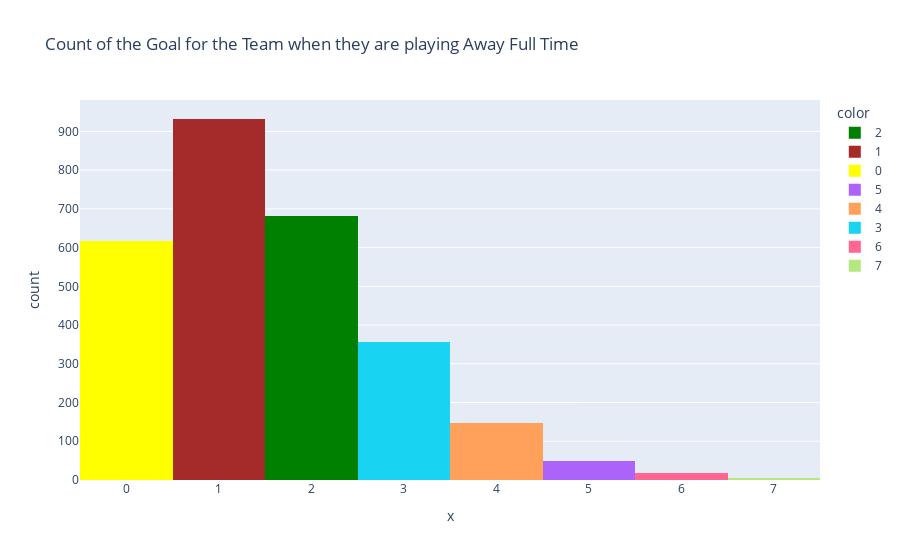
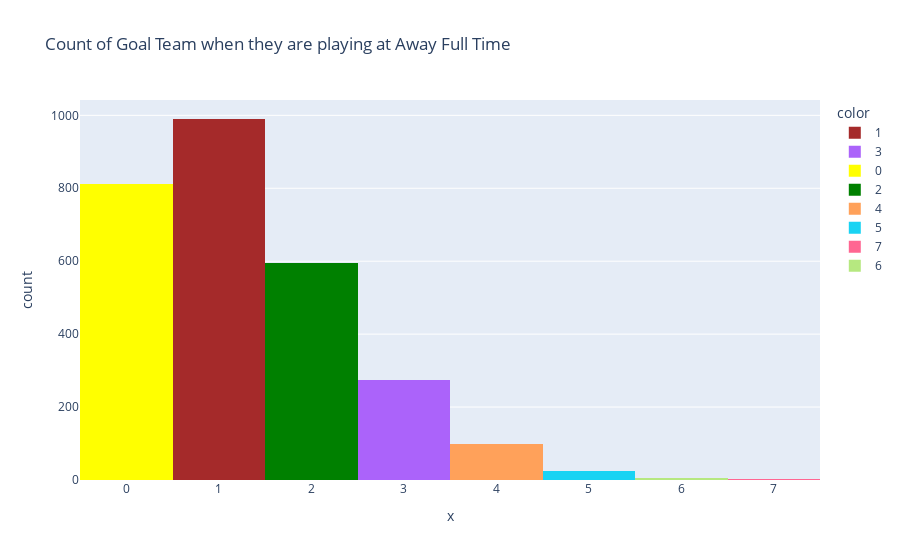

Here is the notebook cell these charts were saved with, in order:
### Code cell
#Checking the distribution of goal for the team when they play Away Full Time

fig = px.histogram(df1,
                   x= df1.loc[df["Venue"] == "Home"]["FTTG"], 
                   title='Count of the Goal for the Team when they are playing Away Full Time',
                   color = df1.loc[df["Venue"] == "Home"]["FTTG"],
                   color_discrete_map = {0:'yellow',1:'brown',2:'green'})
fig.show()


#Checking the distribution of goal for the team when they play Away Half Time
fig = px.histogram(df1,
                   x= df1.loc[df["Venue"] == "Away"]["FTTG"], 
                   title='Count of Goal Team when they are playing at Away Full Time',
                   color = df1.loc[df["Venue"] == "Away"]["FTTG"],
                   color_discrete_map = {0:'yellow',1:'brown',2:'green'})
fig.show()

### Figure 1 — Plotly figure (JSON) as saved in the notebook; plotly's stock layout.template omitted (floating-point values rounded to 4 significant figures; data arrays with more than 128 entries replaced by an {"elided": "..."} marker saying what was removed)
{"data": [{"alignmentgroup": "True", "bingroup": "x", "hovertemplate": "color=2<br>x=%{x}<br>count=%{y}<extra></extra>", "legendgroup": "2", "marker": {"color": "green", "pattern": {"shape": ""}}, "name": "2", "offsetgroup": "2", "orientation": "v", "showlegend": true, "type": "histogram", "x": {"elided": "682 int values"}, "xaxis": "x", "yaxis": "y"}, {"alignmentgroup": "True", "bingroup": "x", "hovertemplate": "color=1<br>x=%{x}<br>count=%{y}<extra></extra>", "legendgroup": "1", "marker": {"color": "brown", "pattern": {"shape": ""}}, "name": "1", "offsetgroup": "1", "orientation": "v", "showlegend": true, "type": "histogram", "x": {"elided": "932 int values"}, "xaxis": "x", "yaxis": "y"}, {"alignmentgroup": "True", "bingroup": "x", "hovertemplate": "color=0<br>x=%{x}<br>count=%{y}<extra></extra>", "legendgroup": "0", "marker": {"color": "yellow", "pattern": {"shape": ""}}, "name": "0", "offsetgroup": "0", "orientation": "v", "showlegend": true, "type": "histogram", "x": {"elided": "616 int values"}, "xaxis": "x", "yaxis": "y"}, {"alignmentgroup": "True", "bingroup": "x", "hovertemplate": "color=5<br>x=%{x}<br>count=%{y}<extra></extra>", "legendgroup": "5", "marker": {"color": "#ab63fa", "pattern": {"shape": ""}}, "name": "5", "offsetgroup": "5", "orientation": "v", "showlegend": true, "type": "histogram", "x": [5, 5, 5, 5, 5, 5, 5, 5, 5, 5, 5, 5, 5, 5, 5, 5, 5, 5, 5, 5, 5, 5, 5, 5, 5, 5, 5, 5, 5, 5, 5, 5, 5, 5, 5, 5, 5, 5, 5, 5, 5, 5, 5, 5, 5, 5, 5, 5, 5], "xaxis": "x", "yaxis": "y"}, {"alignmentgroup": "True", "bingroup": "x", "hovertemplate": "color=4<br>x=%{x}<br>count=%{y}<extra></extra>", "legendgroup": "4", "marker": {"color": "#FFA15A", "pattern": {"shape": ""}}, "name": "4", "offsetgroup": "4", "orientation": "v", "showlegend": true, "type": "histogram", "x": {"elided": "146 int values"}, "xaxis": "x", "yaxis": "y"}, {"alignmentgroup": "True", "bingroup": "x", "hovertemplate": "color=3<br>x=%{x}<br>count=%{y}<extra></extra>", "legendgroup": "3", "marker": {"color": "#19d3f3", "pattern": {"shape": ""}}, "name": "3", "offsetgroup": "3", "orientation": "v", "showlegend": true, "type": "histogram", "x": {"elided": "357 int values"}, "xaxis": "x", "yaxis": "y"}, {"alignmentgroup": "True", "bingroup": "x", "hovertemplate": "color=6<br>x=%{x}<br>count=%{y}<extra></extra>", "legendgroup": "6", "marker": {"color": "#FF6692", "pattern": {"shape": ""}}, "name": "6", "offsetgroup": "6", "orientation": "v", "showlegend": true, "type": "histogram", "x": [6, 6, 6, 6, 6, 6, 6, 6, 6, 6, 6, 6, 6, 6, 6, 6, 6], "xaxis": "x", "yaxis": "y"}, {"alignmentgroup": "True", "bingroup": "x", "hovertemplate": "color=7<br>x=%{x}<br>count=%{y}<extra></extra>", "legendgroup": "7", "marker": {"color": "#B6E880", "pattern": {"shape": ""}}, "name": "7", "offsetgroup": "7", "orientation": "v", "showlegend": true, "type": "histogram", "x": [7, 7, 7, 7], "xaxis": "x", "yaxis": "y"}], "layout": {"autosize": true, "barmode": "relative", "legend": {"title": {"text": "color"}, "tracegroupgap": 0}, "title": {"text": "Count of the Goal for the Team when they are playing Away Full Time"}, "xaxis": {"anchor": "y", "autorange": true, "domain": [0, 1], "range": [-0.5, 7.5], "title": {"text": "x"}, "type": "linear"}, "yaxis": {"anchor": "x", "autorange": true, "domain": [0, 1], "range": [0, 981.1], "title": {"text": "count"}}}}

### Figure 2 — Plotly figure (JSON) as saved in the notebook; plotly's stock layout.template omitted (floating-point values rounded to 4 significant figures; data arrays with more than 128 entries replaced by an {"elided": "..."} marker saying what was removed)
{"data": [{"alignmentgroup": "True", "bingroup": "x", "hovertemplate": "color=1<br>x=%{x}<br>count=%{y}<extra></extra>", "legendgroup": "1", "marker": {"color": "brown", "pattern": {"shape": ""}}, "name": "1", "offsetgroup": "1", "orientation": "v", "showlegend": true, "type": "histogram", "x": {"elided": "990 int values"}, "xaxis": "x", "yaxis": "y"}, {"alignmentgroup": "True", "bingroup": "x", "hovertemplate": "color=3<br>x=%{x}<br>count=%{y}<extra></extra>", "legendgroup": "3", "marker": {"color": "#ab63fa", "pattern": {"shape": ""}}, "name": "3", "offsetgroup": "3", "orientation": "v", "showlegend": true, "type": "histogram", "x": {"elided": "273 int values"}, "xaxis": "x", "yaxis": "y"}, {"alignmentgroup": "True", "bingroup": "x", "hovertemplate": "color=0<br>x=%{x}<br>count=%{y}<extra></extra>", "legendgroup": "0", "marker": {"color": "yellow", "pattern": {"shape": ""}}, "name": "0", "offsetgroup": "0", "orientation": "v", "showlegend": true, "type": "histogram", "x": {"elided": "811 int values"}, "xaxis": "x", "yaxis": "y"}, {"alignmentgroup": "True", "bingroup": "x", "hovertemplate": "color=2<br>x=%{x}<br>count=%{y}<extra></extra>", "legendgroup": "2", "marker": {"color": "green", "pattern": {"shape": ""}}, "name": "2", "offsetgroup": "2", "orientation": "v", "showlegend": true, "type": "histogram", "x": {"elided": "595 int values"}, "xaxis": "x", "yaxis": "y"}, {"alignmentgroup": "True", "bingroup": "x", "hovertemplate": "color=4<br>x=%{x}<br>count=%{y}<extra></extra>", "legendgroup": "4", "marker": {"color": "#FFA15A", "pattern": {"shape": ""}}, "name": "4", "offsetgroup": "4", "orientation": "v", "showlegend": true, "type": "histogram", "x": [4, 4, 4, 4, 4, 4, 4, 4, 4, 4, 4, 4, 4, 4, 4, 4, 4, 4, 4, 4, 4, 4, 4, 4, 4, 4, 4, 4, 4, 4, 4, 4, 4, 4, 4, 4, 4, 4, 4, 4, 4, 4, 4, 4, 4, 4, 4, 4, 4, 4, 4, 4, 4, 4, 4, 4, 4, 4, 4, 4, 4, 4, 4, 4, 4, 4, 4, 4, 4, 4, 4, 4, 4, 4, 4, 4, 4, 4, 4, 4, 4, 4, 4, 4, 4, 4, 4, 4, 4, 4, 4, 4, 4, 4, 4, 4, 4, 4, 4, 4], "xaxis": "x", "yaxis": "y"}, {"alignmentgroup": "True", "bingroup": "x", "hovertemplate": "color=5<br>x=%{x}<br>count=%{y}<extra></extra>", "legendgroup": "5", "marker": {"color": "#19d3f3", "pattern": {"shape": ""}}, "name": "5", "offsetgroup": "5", "orientation": "v", "showlegend": true, "type": "histogram", "x": [5, 5, 5, 5, 5, 5, 5, 5, 5, 5, 5, 5, 5, 5, 5, 5, 5, 5, 5, 5, 5, 5, 5, 5, 5, 5], "xaxis": "x", "yaxis": "y"}, {"alignmentgroup": "True", "bingroup": "x", "hovertemplate": "color=7<br>x=%{x}<br>count=%{y}<extra></extra>", "legendgroup": "7", "marker": {"color": "#FF6692", "pattern": {"shape": ""}}, "name": "7", "offsetgroup": "7", "orientation": "v", "showlegend": true, "type": "histogram", "x": [7, 7, 7, 7], "xaxis": "x", "yaxis": "y"}, {"alignmentgroup": "True", "bingroup": "x", "hovertemplate": "color=6<br>x=%{x}<br>count=%{y}<extra></extra>", "legendgroup": "6", "marker": {"color": "#B6E880", "pattern": {"shape": ""}}, "name": "6", "offsetgroup": "6", "orientation": "v", "showlegend": true, "type": "histogram", "x": [6, 6, 6, 6, 6], "xaxis": "x", "yaxis": "y"}], "layout": {"autosize": true, "barmode": "relative", "legend": {"title": {"text": "color"}, "tracegroupgap": 0}, "title": {"text": "Count of Goal Team when they are playing at Away Full Time"}, "xaxis": {"anchor": "y", "autorange": true, "domain": [0, 1], "range": [-0.5, 7.5], "title": {"text": "x"}, "type": "linear"}, "yaxis": {"anchor": "x", "autorange": true, "domain": [0, 1], "range": [0, 1042.0], "title": {"text": "count"}}}}
